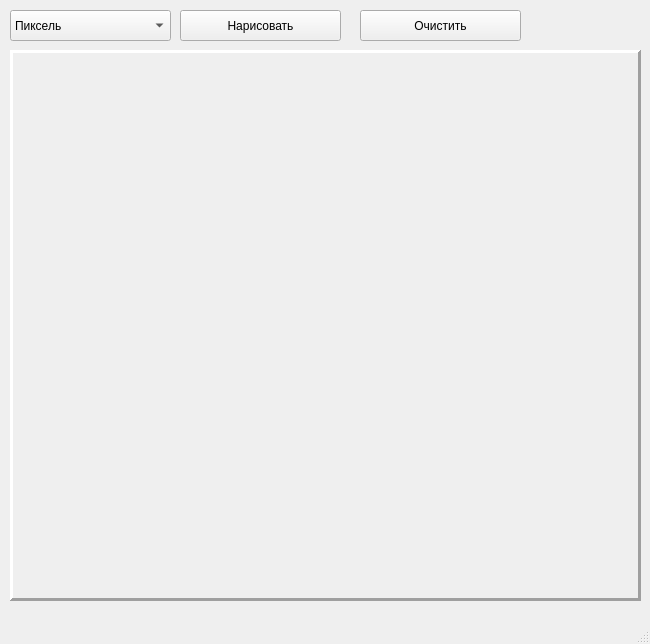
<?xml version="1.0" encoding="UTF-8"?>
<ui version="4.0">
 <class>MainWindow</class>
 <widget class="QMainWindow" name="MainWindow">
  <property name="geometry">
   <rect>
    <x>0</x>
    <y>0</y>
    <width>650</width>
    <height>644</height>
   </rect>
  </property>
  <property name="windowTitle">
   <string>MainWindow</string>
  </property>
  <widget class="QWidget" name="centralwidget">
   <widget class="QPushButton" name="pushButtonClear">
    <property name="geometry">
     <rect>
      <x>360</x>
      <y>10</y>
      <width>161</width>
      <height>31</height>
     </rect>
    </property>
    <property name="text">
     <string>Очистить</string>
    </property>
   </widget>
   <widget class="QFrame" name="frame">
    <property name="geometry">
     <rect>
      <x>10</x>
      <y>50</y>
      <width>631</width>
      <height>551</height>
     </rect>
    </property>
    <property name="frameShape">
     <enum>QFrame::Panel</enum>
    </property>
    <property name="frameShadow">
     <enum>QFrame::Raised</enum>
    </property>
    <property name="lineWidth">
     <number>3</number>
    </property>
    <widget class="canvas" name="widget" native="true">
     <property name="geometry">
      <rect>
       <x>10</x>
       <y>10</y>
       <width>611</width>
       <height>531</height>
      </rect>
     </property>
    </widget>
   </widget>
   <widget class="QComboBox" name="comboBox">
    <property name="geometry">
     <rect>
      <x>10</x>
      <y>10</y>
      <width>161</width>
      <height>31</height>
     </rect>
    </property>
    <item>
     <property name="text">
      <string>Пиксель</string>
     </property>
    </item>
    <item>
     <property name="text">
      <string>Линия</string>
     </property>
    </item>
    <item>
     <property name="text">
      <string>Прямоугольник</string>
     </property>
    </item>
    <item>
     <property name="text">
      <string>Эллипс</string>
     </property>
    </item>
    <item>
     <property name="text">
      <string>Дуга</string>
     </property>
    </item>
    <item>
     <property name="text">
      <string>Ломанная</string>
     </property>
    </item>
    <item>
     <property name="text">
      <string>Многоугольник</string>
     </property>
    </item>
   </widget>
   <widget class="QPushButton" name="pushButtonDraw">
    <property name="geometry">
     <rect>
      <x>180</x>
      <y>10</y>
      <width>161</width>
      <height>31</height>
     </rect>
    </property>
    <property name="text">
     <string>Нарисовать</string>
    </property>
   </widget>
  </widget>
  <widget class="QMenuBar" name="menubar">
   <property name="geometry">
    <rect>
     <x>0</x>
     <y>0</y>
     <width>650</width>
     <height>20</height>
    </rect>
   </property>
  </widget>
  <widget class="QStatusBar" name="statusbar"/>
 </widget>
 <customwidgets>
  <customwidget>
   <class>canvas</class>
   <extends>QWidget</extends>
   <header location="global">canvas.h</header>
   <container>1</container>
  </customwidget>
 </customwidgets>
 <tabstops>
  <tabstop>pushButtonClear</tabstop>
 </tabstops>
 <resources/>
 <connections/>
</ui>
